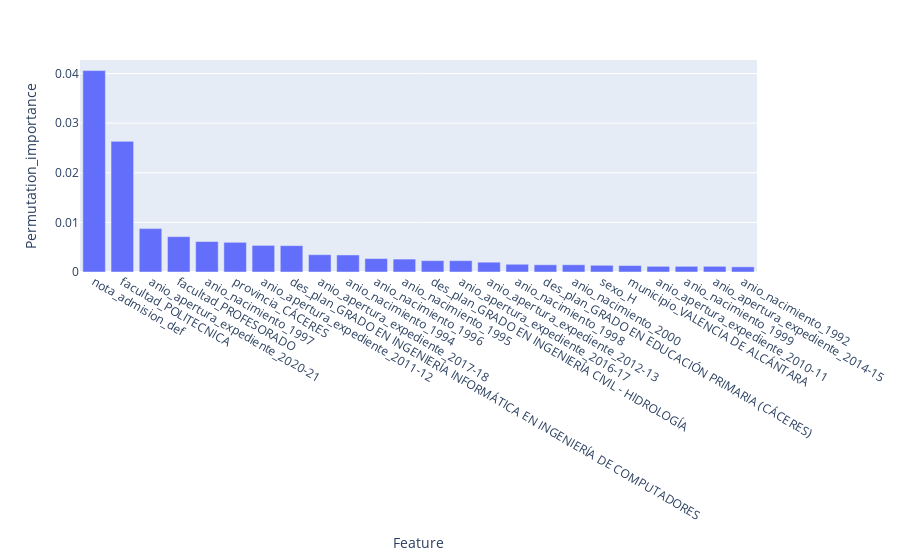

The cell this chart's notebook holds for it:
### Code cell
fig = px.bar(logit_importances, x='Feature', y='Permutation_importance')
fig.show()

### Figure 1 — Plotly figure (JSON) as saved in the notebook; plotly's stock layout.template omitted (floating-point values rounded to 4 significant figures)
{"data": [{"alignmentgroup": "True", "hovertemplate": "Feature=%{x}<br>Permutation_importance=%{y}<extra></extra>", "legendgroup": "", "marker": {"color": "#636efa"}, "name": "", "offsetgroup": "", "orientation": "v", "showlegend": false, "textposition": "auto", "type": "bar", "x": ["nota_admision_def", "facultad_POLITECNICA", "anio_apertura_expediente_2020-21", "facultad_PROFESORADO", "anio_nacimiento_1997", "provincia_CÁCERES", "anio_apertura_expediente_2011-12", "des_plan_GRADO EN INGENIERÍA INFORMÁTICA EN INGENIERÍA DE COMPUTADORES", "anio_apertura_expediente_2017-18", "anio_nacimiento_1994", "anio_nacimiento_1996", "anio_nacimiento_1995", "des_plan_GRADO EN INGENIERÍA CIVIL - HIDROLOGÍA", "anio_apertura_expediente_2016-17", "anio_apertura_expediente_2012-13", "anio_nacimiento_1998", "des_plan_GRADO EN EDUCACIÓN PRIMARIA (CÁCERES)", "anio_nacimiento_2000", "sexo_H", "municipio_VALENCIA DE ALCÁNTARA", "anio_apertura_expediente_2010-11", "anio_nacimiento_1999", "anio_apertura_expediente_2014-15", "anio_nacimiento_1992"], "xaxis": "x", "y": [0.04059, 0.02633, 0.008742, 0.007129, 0.00614, 0.005984, 0.00536, 0.005308, 0.003486, 0.003434, 0.002706, 0.002602, 0.00229, 0.00229, 0.001977, 0.001561, 0.001457, 0.001457, 0.001353, 0.001301, 0.001145, 0.001145, 0.001145, 0.001041], "yaxis": "y"}], "layout": {"barmode": "relative", "legend": {"tracegroupgap": 0}, "margin": {"t": 60}, "xaxis": {"anchor": "y", "domain": [0, 1], "title": {"text": "Feature"}}, "yaxis": {"anchor": "x", "domain": [0, 1], "title": {"text": "Permutation_importance"}}}}
